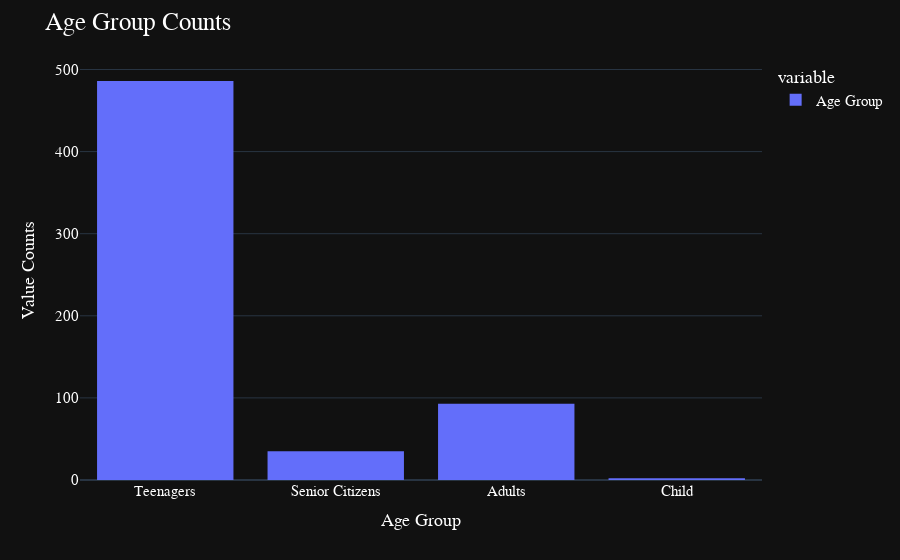

The notebook cell saved with this chart:
### Code cell
fig = px.histogram(data['Age Group'])
fig.update_layout(template = 'plotly_dark', title = dict(text = 'Age Group Counts', font=dict(size=25)),
                xaxis_title = 'Age Group', yaxis_title = 'Value Counts', 
                font=dict(
                family="Courier New, monospace",
                size=15,
                color="White"
    ))
fig.show()

### Figure 1 — Plotly figure (JSON) as saved in the notebook; plotly's stock layout.template omitted (floating-point values rounded to 4 significant figures; data arrays with more than 128 entries replaced by an {"elided": "..."} marker saying what was removed)
{"data": [{"alignmentgroup": "True", "bingroup": "x", "hovertemplate": "variable=Age Group<br>value=%{x}<br>count=%{y}<extra></extra>", "legendgroup": "Age Group", "marker": {"color": "#636efa", "pattern": {"shape": ""}}, "name": "Age Group", "offsetgroup": "Age Group", "orientation": "v", "showlegend": true, "type": "histogram", "x": {"elided": "616 str values"}, "xaxis": "x", "yaxis": "y"}], "layout": {"barmode": "relative", "font": {"color": "White", "family": "Courier New, monospace", "size": 15}, "legend": {"title": {"text": "variable"}, "tracegroupgap": 0}, "margin": {"t": 60}, "title": {"font": {"size": 25}, "text": "Age Group Counts"}, "xaxis": {"anchor": "y", "domain": [0, 1], "title": {"text": "Age Group"}}, "yaxis": {"anchor": "x", "domain": [0, 1], "title": {"text": "Value Counts"}}}}
